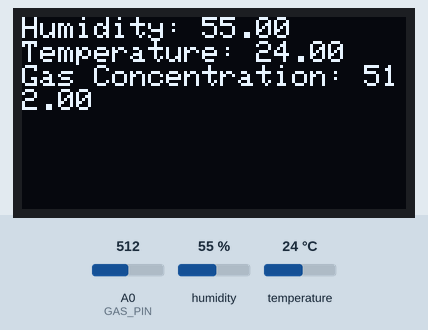
A sketch run on a simulated ESP8266 (NodeMCU). On the bench: 128×64 one-colour display. The inputs (shaded band) are chosen by the test bench; at power-on: humidity 55 %, A0 (GAS_PIN) = 512, temperature 24 °C. WiFi joins after 1.5 s; servers stay silent unless stated; the local clock reads 2024-03-15 10:24:30 at power-on unless the sketch sets it; no MQTT or app messages arrive unless stated; what the sketch prints to the serial monitor is not drawn.

Above: at 6.3 s.
6.4 s: humidity set to 22 %
At 10.4 s:
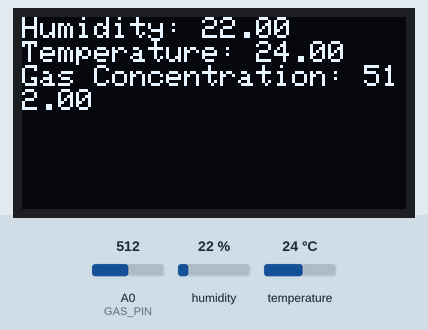
11.6 s: A0 (GAS_PIN) set to 716
At 15.5 s:
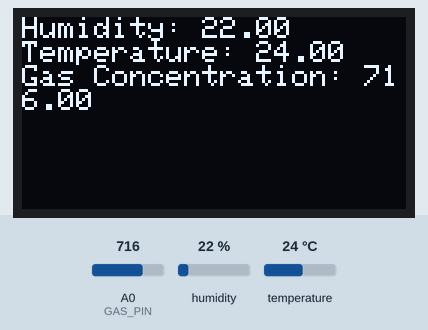
16.6 s: temperature set to 12 °C
At 20.5 s:
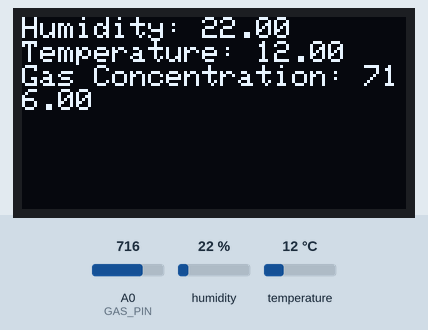
21.6 s: A0 (GAS_PIN) set to 900
At 25.6 s:
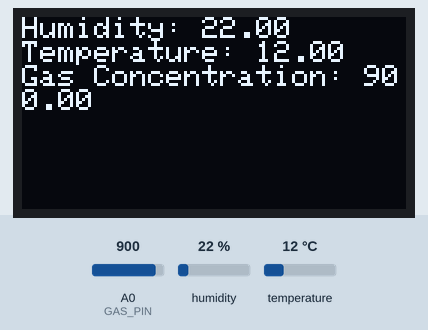
28.1 s: humidity set to 40 %
At 30.6 s:
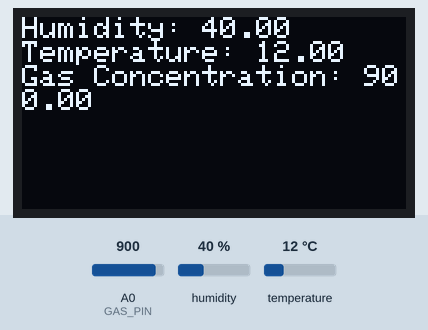
Timing chart, 0 to 32.1 s (numbered marks = the images above; inputs shaded):
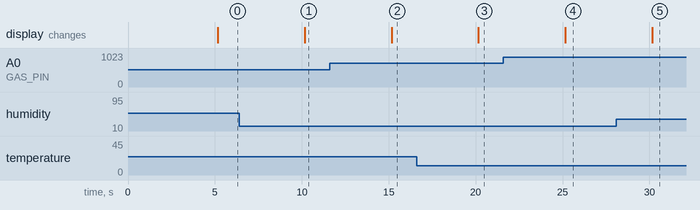

The sketch:

Cloud_with_sensor.ino
```cpp
#include <ESP8266WiFi.h>
#include <WiFiClientSecure.h>
#include <PubSubClient.h>
#include <ArduinoJson.h>
#include "env.h"
#include "DHT.h"
#include <Wire.h>
#include <Adafruit_GFX.h>
#include <Adafruit_SSD1306.h>

// WiFi credentials
const char WIFI_SSID[] = "Jaison";
const char WIFI_PASSWORD[] = "comrade131";

// Device name from AWS
const char THINGNAME[] = "ESP8266";

// MQTT broker host address from AWS
const char MQTT_HOST[] = "a3h02dnb8fgs3a-ats.iot.ap-southeast-2.amazonaws.com";  // settings ->endpoint available

// MQTT topics
const char AWS_IOT_PUBLISH_TOPIC[] = "esp8266/pub";  //publish sensor data to iot core
const char AWS_IOT_SUBSCRIBE_TOPIC[] = "esp8266/sub";  // send iot core msg to serial monitor

// Publishing interval
const long interval = 5000;

// Timezone offset from UTC
const int8_t TIME_ZONE = -5;

// Last time message was sent
unsigned long lastMillis = 0;

// WiFiClientSecure object for secure communication
WiFiClientSecure net;

// X.509 certificate for the CA
BearSSL::X509List cert(cacert);

// X.509 certificate for the client
BearSSL::X509List client_crt(client_cert);

// RSA private key
BearSSL::PrivateKey key(privkey);

// MQTT client instance
PubSubClient client(net);

// DHT sensor pin and object
#define DHTPIN 2
#define DHTTYPE DHT11
DHT dht(DHTPIN, DHTTYPE);

// Gas sensor pin
#define GAS_PIN A0

// OLED display object
Adafruit_SSD1306 display(128, 64, &Wire, -1);

// Function to connect to NTP server and set time
void NTPConnect() {
  // Set time using SNTP
  Serial.print("Setting time using SNTP");
  configTime(TIME_ZONE * 3600, 0, "pool.ntp.org", "time.nist.gov");
  time_t now = time(nullptr);
  while (now < 1510592825) { // January 13, 2018
    delay(500);
    Serial.print(".");
    now = time(nullptr);
  }
  Serial.println("done!");
}

// Callback function for message reception
void messageReceived(char *topic, byte *payload, unsigned int length) {
  Serial.print("Received [");
  Serial.print(topic);
  Serial.print("]: ");
  for (int i = 0; i < length; i++) {
    Serial.print((char)payload[i]);
  }
  Serial.println();
}

// Function to connect to AWS IoT Core
void connectAWS() {
  delay(3000);
  WiFi.mode(WIFI_STA);
  WiFi.begin(WIFI_SSID, WIFI_PASSWORD);

  Serial.println(String("Attempting to connect to SSID: ") + String(WIFI_SSID));

  // Wait for WiFi connection
  while (WiFi.status() != WL_CONNECTED) {
    Serial.print(".");
    delay(1000);
  }

  // Connect to NTP server to set time
  NTPConnect();

  // Set CA and client certificate for secure communication
  net.setTrustAnchors(&cert);
  net.setClientRSACert(&client_crt, &key);

  // Connect MQTT client to AWS IoT Core
  client.setServer(MQTT_HOST, 8883);
  client.setCallback(messageReceived);

  Serial.println("Connecting to AWS IoT");

  // Attempt to connect to AWS IoT Core
  while (!client.connect(THINGNAME)) {
    Serial.print(".");
    delay(1000);
  }

  // Check if connection is successful
  if (!client.connected()) {
    Serial.println("AWS IoT Timeout!");
    return;
  }

  // Subscribe to MQTT topic
  client.subscribe(AWS_IOT_SUBSCRIBE_TOPIC);
  Serial.println("AWS IoT Connected!");
}

// Function to publish message to AWS IoT Core
void publishMessage() {
  // Read sensor values
  float h = dht.readHumidity();
  float t = dht.readTemperature();
  float gasValue = analogRead(GAS_PIN); // Convert ADC reading to voltage
  // Map the voltage to a meaningful gas concentration range
  float gasConcentration = gasValue;

  // Display sensor readings on the OLED display
  display.clearDisplay();
  display.setCursor(0, 0);
  display.print("Humidity: ");
  display.println(h);
  display.print("Temperature: ");
  display.println(t);
  display.print("Gas Concentration: ");
  display.println(gasConcentration);
  display.display(); // Update the display with new values

  // Print sensor readings to Serial monitor
  Serial.print("Humidity: ");
  Serial.print(h);
  Serial.print("%  Temperature: ");
  Serial.print(t);
  Serial.print("°C  Gas Concentration: ");
  Serial.println(gasConcentration);

  // Create JSON document for message
  StaticJsonDocument<200> doc;
  doc["time"] = millis();
  doc["humidity"] = h;
  doc["temperature"] = t;
  doc["gas_concentration"] = gasConcentration;

  // Serialize JSON document to string
  char jsonBuffer[200];
  serializeJson(doc, jsonBuffer);

  // Publish message to MQTT topic
  client.publish(AWS_IOT_PUBLISH_TOPIC, jsonBuffer);
}

void setup() {
  // Initialize serial communication
  Serial.begin(115200);

  // Initialize OLED display
  display.begin(SSD1306_SWITCHCAPVCC, 0x3C);
  display.clearDisplay();
  display.setTextSize(1);
  display.setTextColor(WHITE);
  display.setCursor(0, 0);
  display.display(); // Show initial display

  // Connect to AWS IoT Core
  connectAWS();
}

void loop() {
  // Check if it's time to publish a message
  if (millis() - lastMillis > interval) {
    lastMillis = millis();
    if (client.connected()) {
      // Publish message
      publishMessage();
    }
  }
  // Maintain MQTT connection
  client.loop();
}
```

env.h
```cpp
//Amazon trust services endpoint
static const char cacert[] PROGMEM = R"EOF(
-----BEGIN CERTIFICATE-----
MIIDQTCCAimgAwIBAgITBmyfz5m/jAo54vB4ikPmljZbyjANBgkqhkiG9w0BAQsF
ADA5MQswCQYDVQQGEwJVUzEPMA0GA1UEChMGQW1hem9uMRkwFwYDVQQDExBBbWF6
b24gUm9vdCBDQSAxMB4XDTE1MDUyNjAwMDAwMFoXDTM4MDExNzAwMDAwMFowOTEL
MAkGA1UEBhMCVVMxDzANBgNVBAoTBkFtYXpvbjEZMBcGA1UEAxMQQW1hem9uIFJv
b3QgQ0EgMTCCASIwDQYJKoZIhvcNAQEBBQADggEPADCCAQoCggEBALJ4gHHKeNXj
ca9HgFB0fW7Y14h29Jlo91ghYPl0hAEvrAIthtOgQ3pOsqTQNroBvo3bSMgHFzZM
9O6II8c+6zf1tRn4SWiw3te5djgdYZ6k/oI2peVKVuRF4fn9tBb6dNqcmzU5L/qw
IFAGbHrQgLKm+a/sRxmPUDgH3KKHOVj4utWp+UhnMJbulHheb4mjUcAwhmahRWa6
VOujw5H5SNz/0egwLX0tdHA114gk957EWW67c4cX8jJGKLhD+rcdqsq08p8kDi1L
93FcXmn/6pUCyziKrlA4b9v7LWIbxcceVOF34GfID5yHI9Y/QCB/IIDEgEw+OyQm
jgSubJrIqg0CAwEAAaNCMEAwDwYDVR0TAQH/BAUwAwEB/zAOBgNVHQ8BAf8EBAMC
AYYwHQYDVR0OBBYEFIQYzIU07LwMlJQuCFmcx7IQTgoIMA0GCSqGSIb3DQEBCwUA
A4IBAQCY8jdaQZChGsV2USggNiMOruYou6r4lK5IpDB/G/wkjUu0yKGX9rbxenDI
U5PMCCjjmCXPI6T53iHTfIUJrU6adTrCC2qJeHZERxhlbI1Bjjt/msv0tadQ1wUs
N+gDS63pYaACbvXy8MWy7Vu33PqUXHeeE6V/Uq2V8viTO96LXFvKWlJbYK8U90vv
o/ufQJVtMVT8QtPHRh8jrdkPSHCa2XV4cdFyQzR1bldZwgJcJmApzyMZFo6IQ6XU
5MsI+yMRQ+hDKXJioaldXgjUkK642M4UwtBV8ob2xJNDd2ZhwLnoQdeXeGADbkpy
rqXRfboQnoZsG4q5WTP468SQvvG5
-----END CERTIFICATE-----
)EOF";

//Device certificate
static const char client_cert[] PROGMEM = R"KEY(
-----BEGIN CERTIFICATE-----
MIIDWjCCAkKgAwIBAgIVAOn2fycslBv4soBs+hBaIMzY7UR4MA0GCSqGSIb3DQEB
CwUAME0xSzBJBgNVBAsMQkFtYXpvbiBXZWIgU2VydmljZXMgTz1BbWF6b24uY29t
IEluYy4gTD1TZWF0dGxlIFNUPVdhc2hpbmd0b24gQz1VUzAeFw0yNDA1MTUwNjM2
MjdaFw00OTEyMzEyMzU5NTlaMB4xHDAaBgNVBAMME0FXUyBJb1QgQ2VydGlmaWNh
dGUwggEiMA0GCSqGSIb3DQEBAQUAA4IBDwAwggEKAoIBAQDT2cChHeevBYl+rCf0
UzadhusoH343VCnbhE0kNXeMHif2pHpzrYSjXeenAmvyoDFZKsV471rhKvL8Wp9H
bWabKkDTgL1DCTvHVekD0900KzbCbF6Vncg8tx4a2oPjR2VtR1CseodtxZJev+fT
7kx6ueClUYejQ2omI0+pWRYoKxrvV7XULgEqu+2zhzE9VIsvZ+cS2jC0FOmj2zk5
L//nkJkGQCc9tZq26ZlzNSxka4piQD1YcpCZoc901OXJj7TWoOXgYLp1MBfzGOuG
MAQnt21oO5TO3gpxe+kuXnQ8m4AYfQ+FSj6TqHLGPpV+WzG2MsuagZxaNik3+3wk
2k31AgMBAAGjYDBeMB8GA1UdIwQYMBaAFPIIh0EghPjNzwxSZgm7L9LwSwnTMB0G
A1UdDgQWBBTmtjTL0ar+lUGS9NO9zL58gemr2jAMBgNVHRMBAf8EAjAAMA4GA1Ud
DwEB/wQEAwIHgDANBgkqhkiG9w0BAQsFAAOCAQEAAiRyURb60wAHIH62YQpqQPkp
8432b0khDhn0Z2i6+CT4PSebJr7Rw/EEI3XiTEvdyPf6W5OHliBnr8Naa0ODqJUB
51G0KxmzowyvNaSA0T3gfKs8qgh28kXYrjvdCJjKOA/+52xaTgU1ofEMo8I8Nruz
4hu0SYxw5tQt64IXPMe44we9rTwkTPisLIy5VQ+ngYsJP49D7arTAl4q66z+mXEv
2wOkpxynsee5OzqHFBc+fHilDOjv9RR1JQwabwJAlcwVi0k45tUBCHjh7XlYMxgU
nI/6xh9Kqo10nTr2FiT4tcoFsGDLz3dT3bA2ORfKAb0Rurt5aVXLLi93+eEviQ==
-----END CERTIFICATE-----
)KEY";


//Private key file
static const char privkey[] PROGMEM = R"KEY(
-----BEGIN RSA PRIVATE KEY-----
MIIEogIBAAKCAQEA09nAoR3nrwWJfqwn9FM2nYbrKB9+N1Qp24RNJDV3jB4n9qR6
c62Eo13npwJr8qAxWSrFeO9a4Sry/FqfR21mmypA04C9Qwk7x1XpA9PdNCs2wmxe
lZ3IPLceGtqD40dlbUdQrHqHbcWSXr/n0+5MerngpVGHo0NqJiNPqVkWKCsa71e1
1C4BKrvts4cxPVSLL2fnEtowtBTpo9s5OS//55CZBkAnPbWatumZczUsZGuKYkA9
WHKQmaHPdNTlyY+01qDl4GC6dTAX8xjrhjAEJ7dtaDuUzt4KcXvpLl50PJuAGH0P
hUo+k6hyxj6VflsxtjLLmoGcWjYpN/t8JNpN9QIDAQABAoIBAFPKX38aNeWqufwp
GVBwjTx2/ZGMCz7VAg054cz9fMAluUa7PVd9fOWkoZgTxCBdrccHvL0dZoOCmkKn
kTIOGjQq3SMKW1ElWMh5uUTzSh11Lh5uAGcK1gT1pGmYneuJ9JrpRwZBHEmViFQD
cS0IpqUv2aNpgM1ZP6W/96USgEn4MkIWb4EDrNcbFlJBCciyw6zPbik8FPDdE3EH
ndi0wW0xvBsMQ353Oa4KA+/fDg7uzFMFkgrlVuDS6gv9n/qvdWTqg9+f1/a3vMsT
CqgK4lrX5o2ghXcBqXZ3E9CMuhnPGAyYkwGCtXJ8IO4SmGBuFDPoQPfJ5olOqkbA
e4VHkKECgYEA8ZMv2NmvO70rsgYIAm5GYJeAgRUYxqnZgIqHEevoikYPXagkZ9xd
Pej6Rjz7tql79lD9ovOPXGaRYxQDoEfOKB8h02rNUWrlUWFaHYv41T15ozxsi8Oc
mr0TUaV/NXjuuK5fZvjOL1xp4M+SuN9OFkZR+M9HkHuYIe2xXJg1JH0CgYEA4IAv
3e6aP4TuXlRuFjrJ+kiMQu8lcri+Ypv4U4Eff83HLopmOm4Wk3JWItlwIAjt6CKV
gMLGw0YY+jXwO8unsW7CY936wi/QiIn7+u7QKT0outaOlSRZhQk1t5EVa1wcjwtg
pv9T0wnWh9QhE9k6J+41pqgoZPrrnqXsRvo14NkCgYBo0FbbPJ/mSI6z4CALhfMt
J67O0ut8Dufa+L/gC75KeFlkZnbdRWSDXxlv7je8qk6psbxKvmh+S9Za6a0lFuKg
z9kqVNWetMWoiJfD6B5fzxt+stHZ1laVYOIH88l81uqk4KtuDxfOvscFjqp3YhQM
YBhi3vSLAMUiO3JP3Y55NQKBgGENiaP7/prvMM1+2oipqZ+VtW1KTXom+8dNfjE7
ZQ6vOyiXlFI2PXRIvYwbTCnNMmxkZxVfHuZUa3/fyZdQF5LROyBJWpqQaSpd3J1C
mKL7WZxMHR/Esx6cOKi/A++BxqbgWExZnTdizWezAQm/ozCX/oGpuKzO/QV83YRh
ruEhAoGAZpOLVIPiAbvK3nuov/doEQZVNv4od9DNF1EHXd8IxLoQbp/EsZZUQldd
Tzc53sjfEHgX/OR51vcbqPWsVWyCTYQG2fKZwq6bncdnpqpa1rEpWhZBWFITYPl+
jxhovzsobvEVl+hN6OBxAA9FaXERvk/E82HbPEL+JjGFGVRaRs4=
-----END RSA PRIVATE KEY-----
)KEY";
```

Measured:
- after the input at 6.4 s, the display: changes after 3.8 s (image 1)
- after the input at 11.6 s, the display: changes after 3.6 s (image 2)
- after the input at 16.6 s, the display: changes after 3.6 s (image 3)
- after the input at 21.6 s, the display: changes after 3.6 s (image 4)
- after the input at 28.1 s, the display: changes after 2.1 s (image 5)
